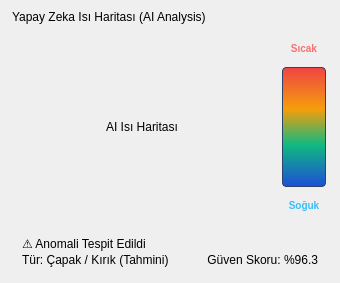
       <widget class="QFrame" name="panelAiAnalysis">
        <layout class="QVBoxLayout" name="aiAnalysisLayout" stretch="0,1,0">
         <property name="spacing">
          <number>8</number>
         </property>
         <property name="leftMargin">
          <number>12</number>
         </property>
         <property name="topMargin">
          <number>10</number>
         </property>
         <property name="rightMargin">
          <number>12</number>
         </property>
         <property name="bottomMargin">
          <number>10</number>
         </property>
         <item>
          <widget class="QLabel" name="lblTitleAiAnalysis">
           <property name="text">
            <string>Yapay Zeka Isı Haritası (AI Analysis)</string>
           </property>
          </widget>
         </item>
         <item>
          <layout class="QHBoxLayout" name="heatmapCenterLayout" stretch="1,0">
           <property name="spacing">
            <number>8</number>
           </property>
           <item>
            <widget class="QLabel" name="lblHeatmapFeed">
             <property name="sizePolicy">
              <sizepolicy hsizetype="Ignored" vsizetype="Ignored">
               <horstretch>0</horstretch>
               <verstretch>0</verstretch>
              </sizepolicy>
             </property>
             <property name="minimumSize">
              <size>
               <width>260</width>
               <height>190</height>
              </size>
             </property>
             <property name="text">
              <string>AI Isı Haritası</string>
             </property>
             <property name="alignment">
              <set>Qt::AlignmentFlag::AlignCenter</set>
             </property>
            </widget>
           </item>
           <item>
            <widget class="QFrame" name="frameColorScale">
             <property name="minimumSize">
              <size>
               <width>48</width>
               <height>0</height>
              </size>
             </property>
             <property name="maximumSize">
              <size>
               <width>54</width>
               <height>16777215</height>
              </size>
             </property>
             <layout class="QVBoxLayout" name="colorScaleLayout">
              <property name="spacing">
               <number>4</number>
              </property>
              <property name="leftMargin">
               <number>2</number>
              </property>
              <property name="topMargin">
               <number>2</number>
              </property>
              <property name="rightMargin">
               <number>2</number>
              </property>
              <property name="bottomMargin">
               <number>2</number>
              </property>
              <item>
               <widget class="QLabel" name="lblScaleHot">
                <property name="styleSheet">
                 <string notr="true">color: #f87171; font-size: 10px; font-weight: bold;</string>
                </property>
                <property name="text">
                 <string>Sıcak</string>
                </property>
                <property name="alignment">
                 <set>Qt::AlignmentFlag::AlignCenter</set>
                </property>
               </widget>
              </item>
              <item>
               <widget class="QLabel" name="lblColorScaleBar">
                <property name="minimumSize">
                 <size>
                  <width>20</width>
                  <height>120</height>
                 </size>
                </property>
                <property name="styleSheet">
                 <string notr="true">background: qlineargradient(x1:0, y1:0, x2:0, y2:1, stop:0 #ef4444, stop:0.35 #f59e0b, stop:0.65 #10b981, stop:1 #1d4ed8); border: 1px solid #2b4468; border-radius: 4px;</string>
                </property>
                <property name="text">
                 <string/>
                </property>
               </widget>
              </item>
              <item>
               <widget class="QLabel" name="lblScaleCold">
                <property name="styleSheet">
                 <string notr="true">color: #38bdf8; font-size: 10px; font-weight: bold;</string>
                </property>
                <property name="text">
                 <string>Soğuk</string>
                </property>
                <property name="alignment">
                 <set>Qt::AlignmentFlag::AlignCenter</set>
                </property>
               </widget>
              </item>
             </layout>
            </widget>
           </item>
          </layout>
         </item>
         <item>
          <widget class="QFrame" name="frameAnomalyAlert">
           <layout class="QVBoxLayout" name="anomalyAlertLayout">
            <property name="spacing">
             <number>2</number>
            </property>
            <property name="leftMargin">
             <number>10</number>
            </property>
            <property name="topMargin">
             <number>6</number>
            </property>
            <property name="rightMargin">
             <number>10</number>
            </property>
            <property name="bottomMargin">
             <number>6</number>
            </property>
            <item>
             <widget class="QLabel" name="lblAnomalyTitle">
              <property name="text">
               <string>⚠ Anomali Tespit Edildi</string>
              </property>
             </widget>
            </item>
            <item>
             <layout class="QHBoxLayout" name="anomalyDetailLayout">
              <item>
               <widget class="QLabel" name="lblAnomalyType">
                <property name="text">
                 <string>Tür: Çapak / Kırık (Tahmini)</string>
                </property>
               </widget>
              </item>
              <item>
               <widget class="QLabel" name="lblAnomalyConfidence">
                <property name="text">
                 <string>Güven Skoru: %96.3</string>
                </property>
                <property name="alignment">
                 <set>Qt::AlignmentFlag::AlignRight|Qt::AlignmentFlag::AlignTrailing|Qt::AlignmentFlag::AlignVCenter</set>
                </property>
               </widget>
              </item>
             </layout>
            </item>
           </layout>
          </widget>
         </item>
        </layout>
       </widget>
